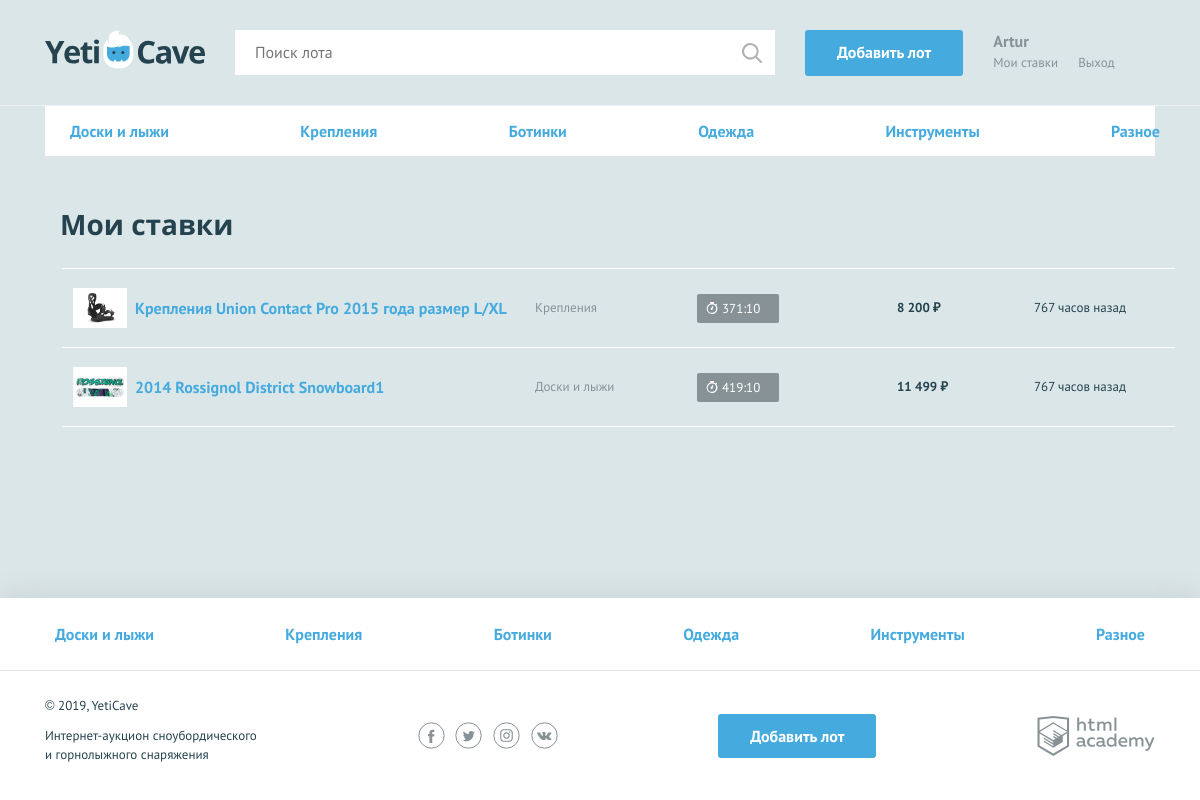
/my-bets.php (signed in), run on the app's committed database.
### tables this page shows
CREATE TABLE categories
(
    id             INT AUTO_INCREMENT PRIMARY KEY,
    name           VARCHAR(128) NOT NULL,
    character_code VARCHAR(24)
);

CREATE TABLE bets
(
    id           INT AUTO_INCREMENT PRIMARY KEY,
    id_user      INT,
    id_lot       INT,
    date_placing DATETIME,
    bet_sum      INT
);

CREATE TABLE lots
(
    id             INT AUTO_INCREMENT PRIMARY KEY,
    id_category    INT,
    id_author      INT,
    date_created   DATE,
    name           VARCHAR(128) NOT NULL,
    description    TEXT,
    img            VARCHAR(256) UNIQUE,
    starting_price INT,
    date_end       DATE,
    bet_step       INT
);

### helpers.php (called while the page is built, shortened)
<?php
function is_date_valid(string $date) : bool {
    $format_to_check = 'Y-m-d';
    $dateTimeObj = date_create_from_format($format_to_check, $date);
    return $dateTimeObj !== false && array_sum(date_get_last_errors()) === 0;
}
function dateEndOfLot($end_date) {
    $cur_ts_time = time();
    if (is_date_valid($end_date)) {
        $end_date = strtotime($end_date);
        $ts_remain = $end_date - $cur_ts_time;
        $hours = floor($ts_remain / 3600);
        $minutes = floor(($ts_remain % 3600) / 60);
        $hours = str_pad($hours, 2, "0", STR_PAD_LEFT);
        $minutes = str_pad($minutes, 2, "0", STR_PAD_LEFT);
        return $hours . ":" . $minutes;
    }
    else {
        return false;
    }
};
function get_noun_plural_form (int $number, string $one, string $two, string $many): string
{
    $number = (int) $number;
    $mod10 = $number % 10;
    $mod100 = $number % 100;
    switch (true) {
        case ($mod10 > 5):
            return $many;
    }
}
function include_template($name, array $data = []) {
    $name = 'templates/' . $name;
    extract($data);
    require $name;
    $result = ob_get_clean();
    return $result;
}
function priceFormat($price) {
    $price = ceil($price);
    $result = "";
    if ($price < 1000) {
        return $price;
    } else {
        $result = number_format($price, 0, '.',' ');
    }
    return $result . " ₽";
}
function sqlToArray($sql_connect, $sql) {
    $result = mysqli_query($sql_connect, $sql);
    return mysqli_fetch_all($result, MYSQLI_ASSOC);
}
function getCategories($sql_connect) {
    $sql = "SELECT * FROM `categories`";
    return sqlToArray($sql_connect, $sql);
}
function countingFromTheDateInHours($date_of_reference) {
    $date_of_reference = strtotime($date_of_reference);
    $current_time = time();
    return floor(($current_time - $date_of_reference)/(60*60));
}

### templates/my-bets.php (the view, shortened to what this page needs)
<nav class="nav">
    <ul class="nav__list container">
        <?php foreach ($cats as $value): ?>
            <li class="nav__item">
                <a href="../pages/all-lots.html"><?= $value["name"]; ?></a>
            </li>
        <?php endforeach; ?>
    </ul>
</nav>
<section class="rates container">
    <h2>Мои ставки</h2>
    <table class="rates__list">
        <?php foreach ($bets as $bet): ?>
            <?php if (in_array($bet["id"], $win_bet_ids)) {
                $classname = "rates__item--win";
            } elseif (strtotime($bet["date_end"]) <= time()){
                $classname = "rates__item--end";
            } else {
                $classname = "";
            }?>
            <tr class="rates__item <?= $classname; ?>">
                <td class="rates__info">
                    <div class="rates__img">
                        <img src="../<?= $bet["img"]; ?>" width="54" height="40" alt="Сноуборд">
                    </div>
                    <div>
                        <h3 class="rates__title"><a href="lot.php?id=<?= $bet["id_lot"]; ?>"><?= $bet["lot_name"]; ?></a>
                        </h3>
                    </div>
                </td>
                <td class="rates__category">
                    <?= $bet["category"]; ?>
                </td>
                <td class="rates__timer">
                    <?php if (in_array($bet["id"], $win_bet_ids)): ?>
                        <div class="timer timer--win">Ставка выиграла</div>
                    <?php elseif (strtotime($bet["date_end"]) <= time()): ?>
                        <div class="timer timer--end">Торги окончены</div>
                    <?php else: ?>
                        <div class="timer <?php if (strpos((dateEndOfLot($bet["date_end"])), "00:") === 0): ?>
                                        <?php endif; ?>">
                            <?= dateEndOfLot($bet["date_end"]); ?>
                        </div>
                    <?php endif; ?>
                </td>
                <td class="rates__price">
                    <?= priceFormat($bet["bet_sum"]); ?>
                </td>
                <td class="rates__time">
                    <?= countingFromTheDateInHours($bet["date_placing"]) . " " .
                    get_noun_plural_form(((int)countingFromTheDateInHours($bet["date_placing"])),
                        "час", "часа", "часов") ?> назад
                </td>
            </tr>
        <?php endforeach; ?>
    </table>
</section>

### templates/layout.php (shortened to what this page needs)
<!DOCTYPE html>
<html lang="ru">
<head>
    <link href="../css/normalize.min.css" rel="stylesheet">
    <link href="../css/style.css" rel="stylesheet">
    <link href="../css/flatpickr.min.css" rel="stylesheet">
</head>
<body>
<div class="page-wrapper">
    <header class="main-header">
        <div class="main-header__container container">
            <a class="main-header__logo" href="../index.php">
                <img src="../img/logo.svg" width="160" height="39" alt="Логотип компании YetiCave">
            </a>
            <form class="main-header__search" method="get" action="search.php" autocomplete="off">
                <input type="search" name="search" placeholder="Поиск лота">
                <input class="main-header__search-btn" type="submit" name="find" value="Найти">
            </form>
            <?php if (!empty($_SESSION)): ?>
                <a class="main-header__add-lot button" href="../add.php">Добавить лот</a>
            <?php endif; ?>
            <nav class="user-menu">
                <?php if (empty($_SESSION)): ?>
                    <ul class="user-menu__list">
                        <li class="user-menu__item">
                            <a href="sign-up.php">Регистрация</a>
                        </li>
                        <li class="user-menu__item">
                            <a href="login.php">Вход</a>
                        </li>
                    </ul>
                <?php else: ?>
                    <div class="user-menu__logged">
                        <p><?= $_SESSION["user"]["name"] ?></p>
                        <a class="user-menu__bets" href="../my-bets.php">Мои ставки</a>
                        <a class="user-menu__logout" href="../logout.php">Выход</a>
                    </div>
                <?php endif; ?>
            </nav>
        </div>
    </header>
    <main class="container">
        <?= $main_content; ?>
    </main>
</div>
<footer class="main-footer">
    <nav class="nav">
        <ul class="nav__list container">
            <?php foreach ($cats as $value): ?>
                <li class="nav__item">
                    <a href="../pages/all-lots.html"><?= $value["name"]; ?></a>
                </li>
            <?php endforeach; ?>
        </ul>
    </nav>
    <div class="main-footer__bottom container">
        <div class="main-footer__copyright">
            <p>© 2019, YetiCave</p>
            <p>Интернет-аукцион сноубордического и горнолыжного снаряжения</p>
        </div>
        <div class="main-footer__social social">
            <a class="social__link social__link--facebook" href="#">
            </a>
            <a class="social__link social__link--twitter" href="#">
            </a>
            <a class="social__link social__link--instagram" href="#">
            </a>
            <a class="social__link social__link--vkontakte" href="#">
            </a>
        </div>
        <a class="main-footer__add-lot button" href="add-lot.html">Добавить лот</a>
        <div class="main-footer__developed-by">
            <a class="logo-academy" href="https://htmlacademy.ru/intensive/php">
            </a>
        </div>
    </div>
</footer>
</body>
</html>

### data on the page
categories: name "Доски и лыжи"
categories: name "Крепления"
categories: name "Ботинки"
categories: name "Одежда"
categories: name "Инструменты"
categories: name "Разное"
bets: id_lot.img (picture), id_lot.name "Крепления Union Contact Pro 2015 года размер L/XL", categories.name "Крепления", id_lot.date_end "371:10", bet_sum "8 200 ₽", date_placing "767", date_placing "часов"
bets: id_lot.img (picture), id_lot.name "2014 Rossignol District Snowboard1", categories.name "Доски и лыжи", id_lot.date_end "419:10", bet_sum "11 499 ₽", date_placing "767", date_placing "часов"

### other printed values
$_SESSION["user"]["name"] "Artur"
